Frame 1 (no input): blank canvas, image omitted
Frame 60 (the mouse pressed at the canvas centre just before this capture): blank canvas, image omitted
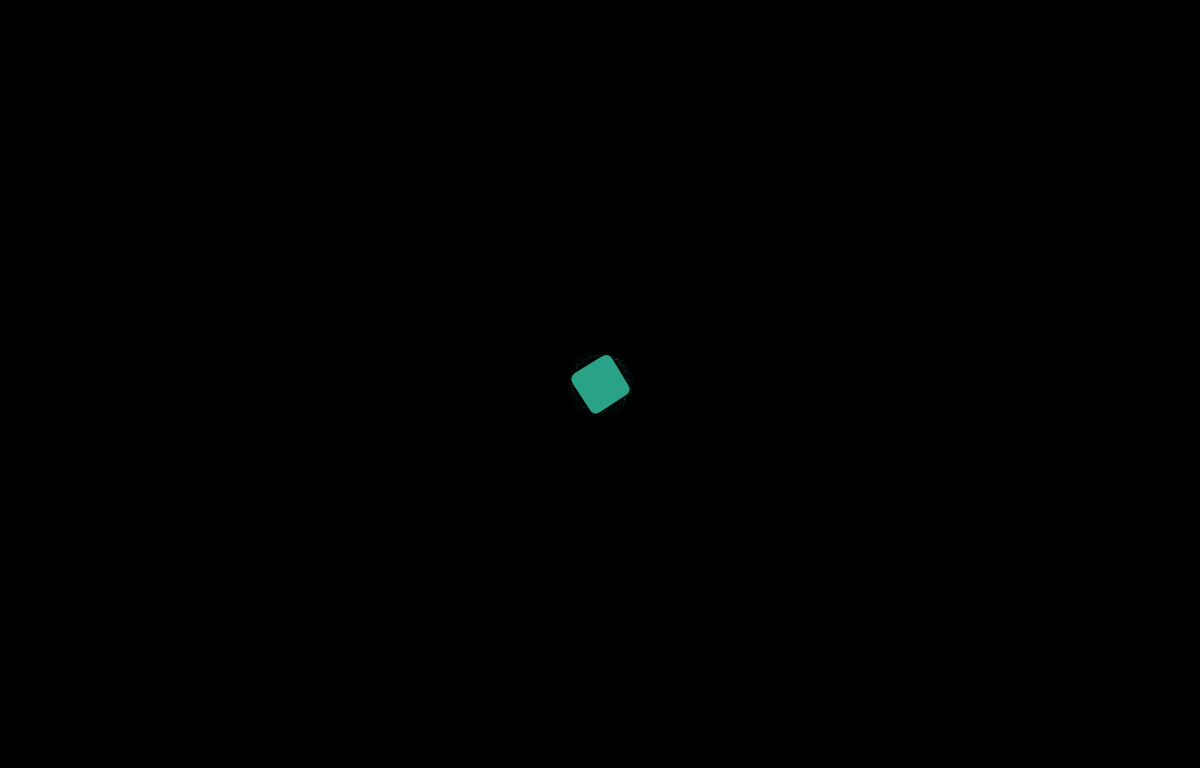
Frame 120 (the mouse held since frame 60 and released just before this capture)

The Processing sketch whose frames 1 and 60 were blank and that drew this single picture after the mouse press (run headless with seeded random() and noise(); from frame 60 on, the mouse is pressed at the canvas centre):

// Processing sketch: finalhack
// ── finalhack.pde
boolean movedX = false;
boolean movedY = false;
int newX=0;
int newY=0;
int oldX=0;
int oldY=0;
float angle=0;
color[] colarray = new color[20];
color[] colarray2 = new color[20];
boolean changecolor = false;
int col;
void setup() {
size(1250,800);
background(0, 0, 0);
    colarray[0] = color(#FCF5BB);
    colarray[1] = color(#FCDFA4);
    colarray[2] = color(#FCCD94);
    colarray[3] = color(#FCB07C);
    colarray[4] = color(#FB996E);
    colarray[5] = color(#F98264);
    colarray[6] = color(#F06260);
    colarray[7] = color(#E35267);
    colarray[8] = color(#CF4470);
     colarray[9] = color(#BC3D77);
    colarray[10] = color(#AF397B);
    colarray[11] = color(#95307F);
    colarray[12] = color(#7E2A81);
    colarray[13] = color(#66207E);
    colarray[14] = color(#481B76);
    colarray[15] = color(#4D1C79);
    colarray[16] = color(#3D186F);
    colarray[17] = color(#1A1241);
    colarray[18] = color(#0C0925);
    colarray[19] = color(#000003);
    
    
      colarray2[0] = color(#430753);
    colarray2[1] = color(#471965);
    colarray2[2] = color(#482975);
    colarray2[3] = color(#45397F);
    colarray2[4] = color(#414986);
    colarray2[5] = color(#3A578A);
    colarray2[6] = color(#35648B);
    colarray2[7] = color(#30708D);
    colarray2[8] = color(#2D7D8D);
     colarray2[9] = color(#2A8A8C);
    colarray2[10] = color(#28968B);
    colarray2[11] = color(#2AA287);
    colarray2[12] = color(#32AE80);
    colarray2[13] = color(#43BA77);
    colarray2[14] = color(#5AC46B);
    colarray2[15] = color(#76CE5C);
    colarray2[16] = color(#97D64C);
    colarray2[17] = color(#B9DC3D);
    colarray2[18] = color(#DCE137);
    colarray2[19] = color(#FCE540);
    colorMode(HSB);

}
 
void draw() {
       fill(0,20,20,2);
rect(0,0,width, height);

// if(mousePressed==true){
      for(int j = 0; j < 20; j++){
  col = colarray[j];
      fill(col);
     

    }
   translate(mouseX, mouseY);
        angle +=0.1;

  rotate(angle);
  fill(255);

          col = colarray[0];
      fill(col);
     //  for(int j = 0; j < mouseX%20; j++){
      println(width-width/17);
      
 
     if (keyPressed) {
    if (keyCode == 16) {
          //background(0,0,0);
    println("shift1");
      changecolor=true;

    }  
    if (keyCode == 17) {
          println("shift2");

//background(0,0,0);
changecolor=false;
    }
       if (keyCode == 18) {
background(0,0,0);
    println("shift3");

//changecolor=false;
    }
     }
  if(changecolor==true ){
    
   magma();
    }else{
    virdis();

    }

 stroke(0);
    
for(int i = 0; i< mouseY; i++){


    rect(-i/16,-i/16, i/8,i/8,i%10);

  }
noFill();
noStroke();
  rect(frameCount * frameCount % width, 0, 40, height);
 
}
     

//void trail(int x, int y, int w, int h ){
//rect(x,y, w,h);
//}
  
    
    void magma(){
       if(mouseX <= width){
  col = colarray[ 0];
      fill(col);
}

 if(mouseX <= width/20 ){
  col = colarray[ 1];
      fill(col);
}
if(mouseX >= width/20 && mouseX <= (width/20)*2){
  col = colarray[ 2];
      fill(col);
}
if(mouseX >= width/20*2 && mouseX <= (width/20)*3){
  col = colarray[ 3];
      fill(col);
}

if(mouseX >= width/20*3 && mouseX <= (width/20)*4){
  col = colarray[ 4];
      fill(col);
}
if(mouseX >= width/20*4 && mouseX <= (width/20)*5){
  col = colarray[ 5];
      fill(col);
}

if(mouseX >= width/20*5 && mouseX <= (width/20)*6){
  col = colarray[ 6];
      fill(col);
}
if(mouseX >= width/20*6 && mouseX <= (width/20)*7){
  col = colarray[ 7];
      fill(col);
}

if(mouseX >= width/20*7 && mouseX <= (width/20)*8){
  col = colarray[ 8];
      fill(col);
}
if(mouseX >= width/20*8 && mouseX <= (width/20)*9){
  col = colarray[ 9];
      fill(col);
}

if(mouseX >= width/20*9 && mouseX <= (width/20)*10){
  col = colarray[ 10];
      fill(col);
}
if(mouseX >= width/20*10 && mouseX <= (width/20)*11){
  col = colarray[ 11];
      fill(col);
}

if(mouseX >= width/20*11 && mouseX <= (width/20)*12){
  col = colarray[ 12];
      fill(col);
}
if(mouseX >= width/20*12 && mouseX <= (width/20)*13){
  col = colarray[ 13];
      fill(col);
}
if(mouseX >= width/20*13 && mouseX <= (width/20)*14){
  col = colarray[ 14];
      fill(col);
}
if(mouseX >= width/20*14 && mouseX <= (width/20)*15){
  col = colarray[ 15];
      fill(col);
}
if(mouseX >= width/20*15 && mouseX <= (width/20)*16){
  col = colarray[ 16];
      fill(col);
}
if(mouseX >= width/20*16 && mouseX <= (width/20)*17){
  col = colarray[ 17];
      fill(col);
}
if(mouseX >= width/20*17 && mouseX <= (width/20)*18){
  col = colarray[ 18];
      fill(col);
}
if(mouseX >= width/20*18 && mouseX <= (width/20)*19){
  col = colarray[ 19];
      fill(col);
}
if(mouseX >= width/20*19 && mouseX <= (width/20)*20){
  col = colarray[ 20];
      fill(col);
}
    
    }
   void virdis(){
   if(mouseX <= width){
  col = colarray2[ 0];
      fill(col);
}

 if(mouseX <= width/20 ){
  col = colarray2[ 1];
      fill(col);
}
if(mouseX >= width/20 && mouseX <= (width/20)*2){
  col = colarray2[ 2];
      fill(col);
}
if(mouseX >= width/20*2 && mouseX <= (width/20)*3){
  col = colarray2[ 3];
      fill(col);
}

if(mouseX >= width/20*3 && mouseX <= (width/20)*4){
  col = colarray2[ 4];
      fill(col);
}
if(mouseX >= width/20*4 && mouseX <= (width/20)*5){
  col = colarray2[ 5];
      fill(col);
}

if(mouseX >= width/20*5 && mouseX <= (width/20)*6){
  col = colarray2[ 6];
      fill(col);
}
if(mouseX >= width/20*6 && mouseX <= (width/20)*7){
  col = colarray2[ 7];
      fill(col);
}

if(mouseX >= width/20*7 && mouseX <= (width/20)*8){
  col = colarray2[ 8];
      fill(col);
}
if(mouseX >= width/20*8 && mouseX <= (width/20)*9){
  col = colarray2[ 9];
      fill(col);
}

if(mouseX >= width/20*9 && mouseX <= (width/20)*10){
  col = colarray2[ 10];
      fill(col);
}
if(mouseX >= width/20*10 && mouseX <= (width/20)*11){
  col = colarray2[ 11];
      fill(col);
}

if(mouseX >= width/20*11 && mouseX <= (width/20)*12){
  col = colarray2[ 12];
      fill(col);
}
if(mouseX >= width/20*12 && mouseX <= (width/20)*13){
  col = colarray2[ 13];
      fill(col);
}
if(mouseX >= width/20*13 && mouseX <= (width/20)*14){
  col = colarray2[ 14];
      fill(col);
}
if(mouseX >= width/20*14 && mouseX <= (width/20)*15){
  col = colarray2[ 15];
      fill(col);
}
if(mouseX >= width/20*15 && mouseX <= (width/20)*16){
  col = colarray2[ 16];
      fill(col);
}
if(mouseX >= width/20*16 && mouseX <= (width/20)*17){
  col = colarray2[ 17];
      fill(col);
}
if(mouseX >= width/20*17 && mouseX <= (width/20)*18){
  col = colarray2[ 18];
      fill(col);
}
if(mouseX >= width/20*18 && mouseX <= (width/20)*19){
  col = colarray2[ 19];
      fill(col);
}
if(mouseX >= width/20*19 && mouseX <= (width/20)*20){
  col = colarray2[ 20];
      fill(col);
}
   }
        
           
